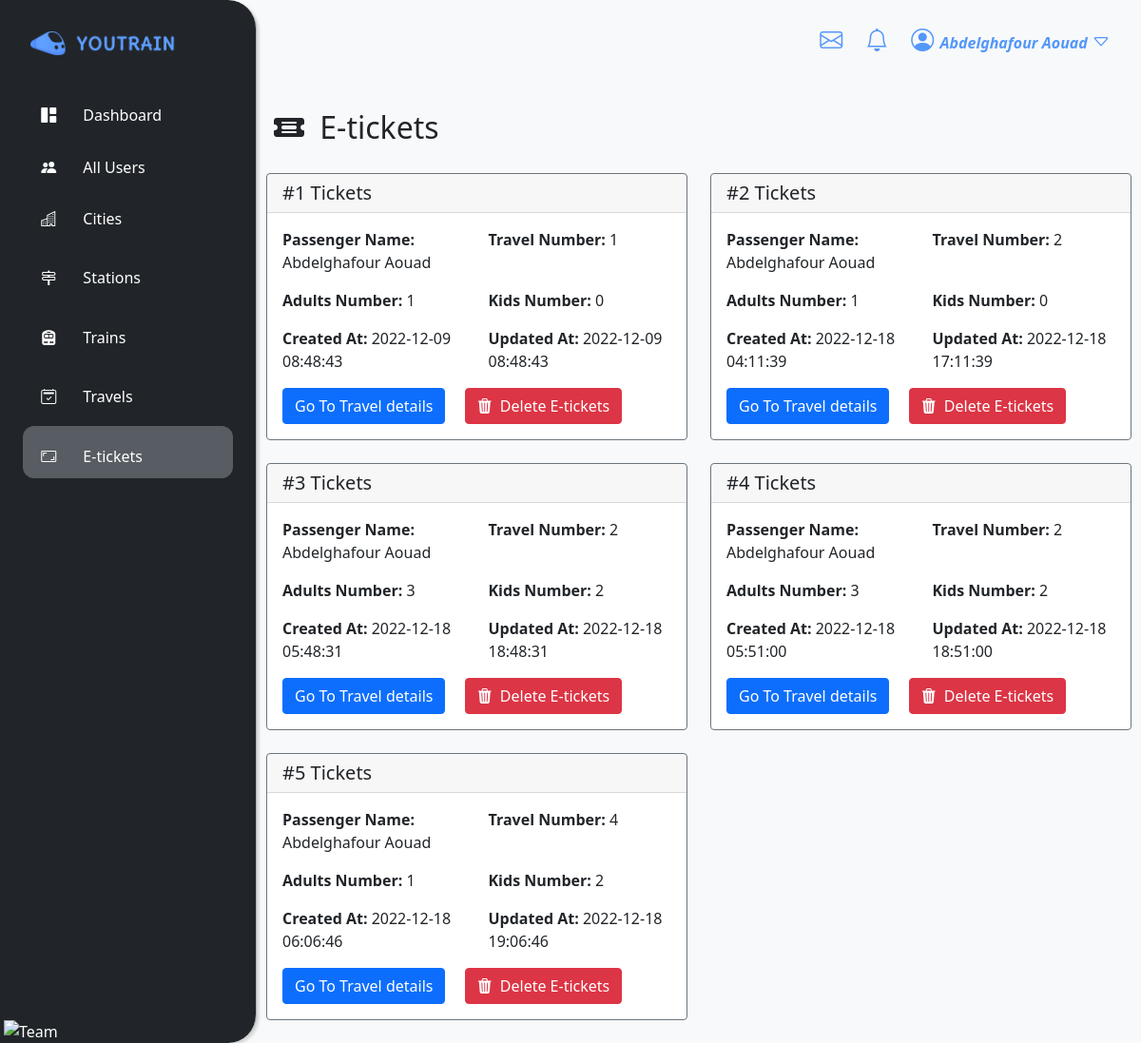
The app's page /tickets.php (signed in), older data.
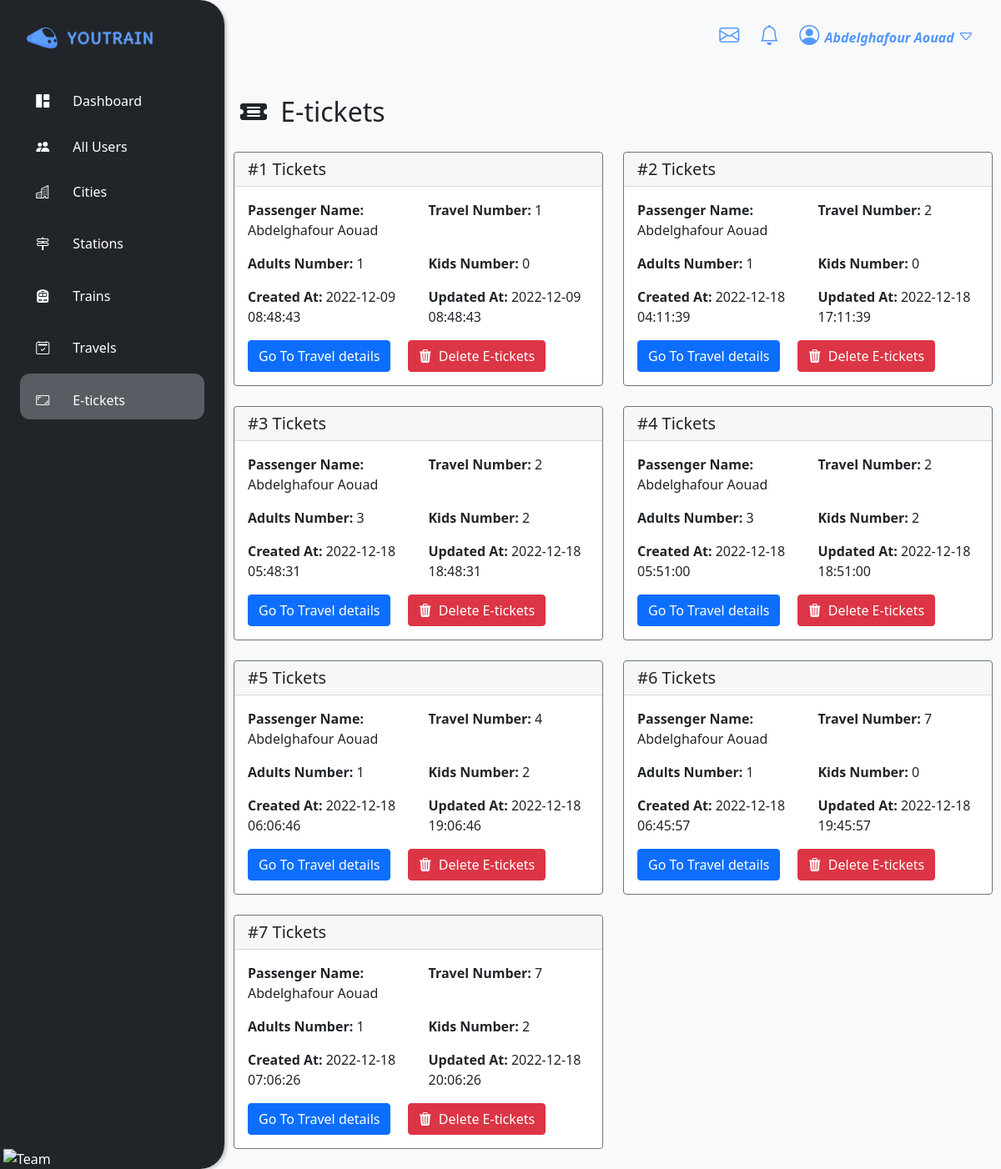
The same page, newer data.
### tables this page shows
CREATE TABLE IF NOT EXISTS `bookings` (
  `id` int NOT NULL AUTO_INCREMENT,
  `user_id` int NOT NULL,
  `travel_id` int NOT NULL,
  `nbr_adults` int NOT NULL,
  `nbr_kids` int NOT NULL,
  `created_at` timestamp NOT NULL DEFAULT CURRENT_TIMESTAMP,
  `updated_at` timestamp NOT NULL DEFAULT CURRENT_TIMESTAMP,
  PRIMARY KEY (`id`)
);

CREATE TABLE IF NOT EXISTS `users` (
  `id` int NOT NULL AUTO_INCREMENT,
  `first_name` varchar(50) NOT NULL,
  `last_name` varchar(50) NOT NULL,
  `age` int DEFAULT NULL,
  `email` varchar(255) NOT NULL,
  `phone` varchar(18) DEFAULT NULL,
  `password` varchar(255) NOT NULL,
  `admin` int NOT NULL DEFAULT '0',
  `created_at` timestamp NOT NULL DEFAULT CURRENT_TIMESTAMP,
  `updated_at` timestamp NOT NULL,
  `updated_by` int NOT NULL,
  PRIMARY KEY (`id`)
);

CREATE TABLE IF NOT EXISTS `travels` (
  `id` int NOT NULL AUTO_INCREMENT,
  `time` float NOT NULL,
  `price` float NOT NULL,
  `seat` int NOT NULL DEFAULT '0',
  `start_station_id` int NOT NULL,
  `end_station_id` int NOT NULL,
  `date_start` timestamp NOT NULL,
  `created_at` timestamp NOT NULL DEFAULT CURRENT_TIMESTAMP,
  `updated_at` timestamp NOT NULL DEFAULT CURRENT_TIMESTAMP,
  `created_by` int NOT NULL,
  `updated_by` int DEFAULT NULL,
  `train_id` int NOT NULL,
  PRIMARY KEY (`id`)
);

### models/connection.php (called while the page is built, shortened)
<?php
class Connection
{
      private $serv = 'localhost';
      private $user = 'root';
      private $pass = '';
      private $bd = 'youtrain';
      private function pdoConnection()
      {
            $con = new PDO('mysql:host=' . $this->serv . ';dbname=' . $this->bd, $this->user, $this->pass);
            $con->setAttribute(PDO::ATTR_DEFAULT_FETCH_MODE, PDO::FETCH_ASSOC);
            try {
                  return $con;
            } catch (PDOException $e) {
                  echo 'Database Error: ' . $e->getMessage();
            }
      }
      public function connect()
      {
            return $this->pdoConnection();
      }
}

### models/ticket.php (called while the page is built, shortened)
<?php
require_once 'connection.php';
class Ticket extends Connection
{
    public function allTickets()
    {
        $sql = "SELECT bookings.*,
                travels.id as travel_number,
                users.first_name as first_name,
                users.last_name as last_name
                from bookings
                inner join users on users.id = bookings.user_id
                inner join travels on travels.id = bookings.travel_id";
        $stmt = $this->connect()->prepare($sql);
        $stmt->execute();
        $result = $stmt->fetchAll();
        return $result;
    }
}

### views/allTickets.php (the view)
<?php
include_once './models/ticket.php';
$all_tickets = new Ticket();
$tickets = $all_tickets->allTickets();
?>
<div class="row row-cols-1 row-cols-md-2 g-4">
    <?php
    foreach ($tickets as $ticket) {
    ?>
        <div class="col">
            <div class="card border-secondary">
                <h5 class="card-header">#<?= $ticket["id"] ?> Tickets</h5>
                <div class="card-body">
                    <div class="row row-cols-2">
                        <p class="col"><span class="fw-bold">Passenger Name: </span> <?= $ticket['first_name'] . " " . $ticket['last_name']  ?></p>
                        <p class="col"><span class="fw-bold">Travel Number: </span> <?= $ticket["travel_number"] ?></p>
                    </div>
                    <div class="row row-cols-2">
                        <p class="col"><span class="fw-bold">Adults Number: </span> <?= $ticket["nbr_adults"] ?></p>
                        <p class="col"><span class="fw-bold">Kids Number: </span> <?= $ticket["nbr_kids"] ?></p>
                    </div>
                    <div class="row row-cols-2">
                        <p class="col"><span class="fw-bold">Created At: </span> <?= $ticket["created_at"] ?></p>
                        <p class="col"><span class="fw-bold">Updated At: </span> <?= $ticket["updated_at"] ?></p>
                    </div>
                    <div class="">
                        <a href="traveldetails.php?id=<?= $ticket["travel_number"]; ?>" class="btn btn-primary me-3">Go To Travel details</a>
                        <a href="controllers/ticketController.php?id=<?= $ticket['id']; ?>" class="btn btn-danger"><i class="bi bi-trash3-fill users-icon me-1"></i> Delete E-tickets</a>
                    </div>
                </div>
            </div>
        </div>
    <?php
    }
    ?>
</div>

Row changes from the older to the newer data that the page shows:
added bookings: id "6", user.first_name "Abdelghafour", user.last_name "Aouad", travel "7", nbr_adults "1", nbr_kids "0", created_at "2022-12-18 06:45:57", updated_at "2022-12-18 19:45:57"
added bookings: id "7", user.first_name "Abdelghafour", user.last_name "Aouad", travel "7", nbr_adults "1", nbr_kids "2", created_at "2022-12-18 07:06:26", updated_at "2022-12-18 20:06:26"
